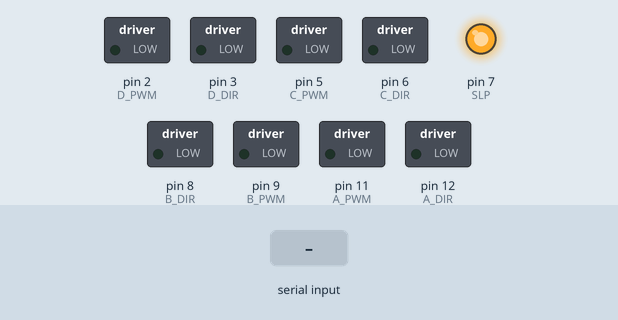
This sketch was run on a simulated Arduino Uno, built with avr-gcc and run on an emulated ATmega328P. On the bench: switched loads named in the sketch (green lamp = pin HIGH), output pins drawn as LEDs (lit = HIGH). Inputs (shaded band) come from the test bench. What the sketch prints to the serial monitor is not drawn.

Above: at 1.2 s.
1.3 s: "90,45\n" received over Serial
Timing chart, 0 to 4.3 s (numbered marks = the images above; inputs shaded):
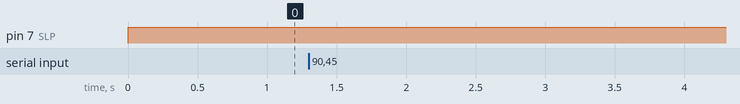

Measured:
- after the input at 1.3 s, every drawn part: stays the same

The sketch:

dc_moving.ino
```cpp
//#include <Arduino_AVRSTL.h>

#include <vector>

const int SHUTDOWN = 0;
const int FORWARD = 1;
const int BACKWARD = 2;
const int SHIFT_LEFT = 3;
const int SHIFT_RIGHT = 4;
const int BRAKE = 5;
const int TURN_LEFT = 8;
const int TURN_RIGHT = 9;

// PIN
const int SLP = 7;
const int A_PWM = 11; // Left front wheel
const int A_DIR = 12;
const int B_PWM = 9;  // Right front wheel
const int B_DIR = 8;
const int C_PWM = 5;  // Left rear wheel
const int C_DIR = 6;
const int D_PWM = 2;  // Right rear wheel
const int D_DIR = 3;


std::vector<float> data;
int signal;
int data_amount = 0;
char _;

int speed = 0;
int max_speed = 200;
int A_speed = 0;
int B_speed = 0;
int C_speed = 0;
int D_speed =  0;
int Amax_speed = 225;
int Bmax_speed = 160;
int Cmax_speed = 225;
int Dmax_speed = 160;

void setup() {
   Serial.begin(115200); // Set Baud rate
   pinMode(SLP, OUTPUT);
   pinMode(A_PWM, OUTPUT);
   pinMode(A_DIR, OUTPUT);
   pinMode(B_PWM, OUTPUT);
   pinMode(B_DIR, OUTPUT);
   pinMode(C_PWM, OUTPUT);
   pinMode(C_DIR, OUTPUT);
   pinMode(D_PWM, OUTPUT);
   pinMode(D_DIR, OUTPUT);
}

void loop() {
  digitalWrite(SLP, HIGH); // Set HIGH to enable the motor driver

  if (Serial.available()) { // Receive signals

    if(data_amount == 0){
      data.clear();  // Clear the vector for new signals
    }

    // Read signals until a non-float character is encountered
    while (Serial.available()){

        if(isDigit(Serial.peek())){
          data_amount++;
          data.push_back(Serial.parseFloat());
        }
        else{

          _ = Serial.read();  // Consume the space character
        }
    }
    if(_ == '\n'){

      Serial.print("Received option ");
      Serial.print(": ");
      Serial.println(data[0]);
      signal = data[0];

      for (int i = 1; i < data_amount; i++) {
        Serial.print("Received data ");
        Serial.print(i);
        Serial.print(": ");
        Serial.println(data[i], 2);  // Print with 2 decimal places
      }
      Serial.println("");
      data_amount = 0;
      A_speed = data[1];
      B_speed = data[2];
      C_speed = data[3];
      D_speed = data[4];
    }
  }
  // Command handling
  switch (signal) {
    case SHUTDOWN:
      speed = 0;
      ABCD_PWM(speed, speed, speed, speed);
      break;

    case FORWARD:     // Forward
      ABCD_DIR(HIGH, HIGH, HIGH, HIGH);
//      A_speed = Amax_speed;
//      B_speed = Bmax_speed;
//      C_speed = Cmax_speed;
//      D_speed = Dmax_speed;

      ABCD_PWM(A_speed, B_speed, C_speed, D_speed);
      break;

    case BACKWARD:      // Backward
//      A_speed = Amax_speed;
//      B_speed = Bmax_speed;
//      C_speed = Cmax_speed;
//      D_speed = Dmax_speed;
      ABCD_DIR(LOW, LOW, LOW, LOW);
      speed = max_speed;
      ABCD_PWM(A_speed, B_speed, C_speed, D_speed);
      break;

    case SHIFT_LEFT:      // Shift left
//      A_speed = 150;
//      B_speed = 170;
//      C_speed = 150;
//      D_speed = 150;
      ABCD_DIR(HIGH, LOW, LOW, HIGH);
      speed = max_speed;
      ABCD_PWM(A_speed, B_speed, C_speed, D_speed);
      break;

    case SHIFT_RIGHT:     // Shift right
      ABCD_DIR(LOW, HIGH, HIGH, LOW);
//      A_speed = 150;
//      B_speed = 170;
//      C_speed = 150;
//      D_speed = 150;
      ABCD_PWM(A_speed, B_speed, C_speed, D_speed);
      break;

    case TURN_LEFT:     // Turn left
      ABCD_DIR(LOW, HIGH, LOW, HIGH);
//      A_speed = 200;
//      B_speed = 200;
//      C_speed = 200;
//      D_speed = 200;
      ABCD_PWM(A_speed, B_speed, C_speed, D_speed);
      break;

    case TURN_RIGHT:     // Turn right
      ABCD_DIR(HIGH, LOW, HIGH, LOW);
//      A_speed = 200;
//      B_speed = 200;
//      C_speed = 200;
//      D_speed = 200;
      ABCD_PWM(A_speed, B_speed, C_speed, D_speed);
      break;

    case BRAKE:     // Brake
      speed = 0;
      ABCD_PWM(speed, speed, speed, speed);
      break;
  }
}

void ABCD_PWM(int A_speed, int B_speed, int C_speed, int D_speed) {
  analogWrite(A_PWM, A_speed);
  analogWrite(B_PWM, B_speed);
  analogWrite(C_PWM, C_speed);
  analogWrite(D_PWM, D_speed);
}

void ABCD_DIR(int A_HL, int B_HL, int C_HL, int D_HL) {
  digitalWrite(A_DIR, A_HL);
  digitalWrite(B_DIR, B_HL);
  digitalWrite(C_DIR, C_HL);
  digitalWrite(D_DIR, D_HL);
}
```
